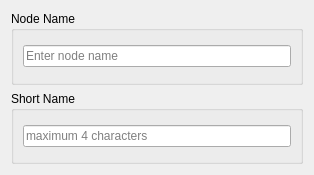
<?xml version="1.0" encoding="UTF-8"?>
<ui version="4.0">
 <class>NodeEdit</class>
 <widget class="QDialog" name="NodeEdit">
  <property name="geometry">
   <rect>
    <x>0</x>
    <y>0</y>
    <width>314</width>
    <height>175</height>
   </rect>
  </property>
  <property name="sizePolicy">
   <sizepolicy hsizetype="Fixed" vsizetype="Fixed">
    <horstretch>0</horstretch>
    <verstretch>0</verstretch>
   </sizepolicy>
  </property>
  <property name="minimumSize">
   <size>
    <width>314</width>
    <height>175</height>
   </size>
  </property>
  <property name="maximumSize">
   <size>
    <width>314</width>
    <height>175</height>
   </size>
  </property>
  <property name="windowTitle">
   <string>Edit Node</string>
  </property>
  <layout class="QGridLayout" name="gridLayout">
   <item row="1" column="0">
    <widget class="QGroupBox" name="gbx_shortName">
     <property name="title">
      <string>Short Name</string>
     </property>
     <layout class="QVBoxLayout" name="verticalLayout_2">
      <item>
       <widget class="QLineEdit" name="line_shortName">
        <property name="maxLength">
         <number>4</number>
        </property>
        <property name="placeholderText">
         <string>maximum 4 characters</string>
        </property>
       </widget>
      </item>
     </layout>
    </widget>
   </item>
   <item row="0" column="0">
    <widget class="QGroupBox" name="gbx_longName">
     <property name="title">
      <string>Node Name</string>
     </property>
     <layout class="QVBoxLayout" name="verticalLayout">
      <item>
       <widget class="QLineEdit" name="line_name">
        <property name="focusPolicy">
         <enum>Qt::StrongFocus</enum>
        </property>
        <property name="inputMask">
         <string/>
        </property>
        <property name="maxLength">
         <number>50</number>
        </property>
        <property name="placeholderText">
         <string>Enter node name</string>
        </property>
       </widget>
      </item>
     </layout>
    </widget>
   </item>
  </layout>
 </widget>
 <resources/>
 <connections/>
</ui>
